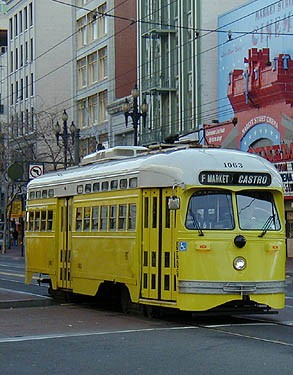
%> input picture Lab4/left.jpg, 293 x 375 px
$ octave test.m   (GNU Octave 9; MATLAB toolbox functions it lacks are replaced by stand-ins)
%> lines starting %> are read from the running program, lines starting %| are printed output that depends on the picture
### Lab4/stitch.m
function [I_s]=stitch(Ia,Ib)
Ia=im2double(Ia);
Ib=im2double(Ib);
if size(Ia,3)==3
    [fa,fb]=keypoint_matching(rgb2gray(Ia),rgb2gray(Ib));
else
    [fa,fb]=keypoint_matching(Ia,Ib);
end
[best_trans]=RANSAC(fb,fa);
Ib_t = our_imwrap(Ib,best_trans);
% find corners of image1
[h_a,w_a,~]=size(Ia);
corners_a = [0 0;0 h_a;w_a 0;w_a h_a]';
% find corners of image2
[h_b,w_b,~]=size(Ib);
corners_b = [0 0;0 h_b;w_b 0;w_b h_b]';
% find corners of transformed image2
params=best_trans;
M = [params(1), params(2); params(3), params(4)] ;
t = [params(5); params(6)];
corners_b_t = round(M * corners_b + t);
% new corners
corners_new = [corners_a corners_b_t];
x_min = min(corners_new(1,:));
x_max = max(corners_new(1,:));
y_min = min(corners_new(2,:));
y_max = max(corners_new(2,:));
% calculate the size of the new image
w_new = x_max-x_min;
h_new = y_max-y_min;
if size(Ia,3)==1
    I_s = zeros(h_new, w_new);
    for i = 1:w_new
     for j = 1:h_new
         x_a = i + x_min;
         y_a = j + y_min;
         if x_a>=1 && x_a<=w_a && y_a>=1 && y_a<=h_a
            I_s(j,i) = Ia(y_a,x_a);
         else
            xy_tmp = [i+x_min;j+y_min];
            xy_old = inv(M)*(xy_tmp-t);
            if xy_old(1)>=1 && xy_old(1)<=w_b && xy_old(2)>=1 && xy_old(2)<=h_b
                I_s(j,i) = Ib(round(xy_old(2)),round(xy_old(1)));
            end
         end
     end
    end
end
if size(Ia,3)==3
    I_s = zeros(h_new, w_new, 3);
    for i = 1:w_new
     for j = 1:h_new
         x_a = i + x_min;
         y_a = j + y_min;
         if x_a>=1 && x_a<=w_a && y_a>=1 && y_a<=h_a
            I_s(j,i,:) = Ia(y_a,x_a,:);
         else
            xy_tmp = [i+x_min;j+y_min];
            xy_old = inv(M)*(xy_tmp-t);
            if xy_old(1)>=1 && xy_old(1)<=w_b && xy_old(2)>=1 && xy_old(2)<=h_b
                I_s(j,i,:) = Ib(round(xy_old(2)),round(xy_old(1)),:);
            end
         end
     end
    end
end
end

### Lab4/keypoint_matching.m
function [fa_matches,fb_matches]=keypoint_matching(Ia,Ib)
    Ia=single(Ia);
    Ib=single(Ib);
    [fa, da] = vl_sift(Ia) ;
    [fb, db] = vl_sift(Ib) ;
    [matches, ~] = vl_ubcmatch(da, db) ;
    fa_matches = fa(:,matches(1,:));
    fb_matches = fb(:,matches(2,:));
end


### Lab4/test.m
clc;close all;
Ia=imread("left.jpg");
%> Ia is the input picture: size 375x293x3 uint8; mean R, G, B 104.9, 110.5, 97.6
Ib=imread("right.jpg");
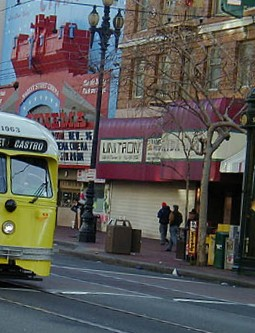
%> input picture Lab4/right.jpg, 255 x 333 px
%> Ib is the input picture: size 333x255x3 uint8; mean R, G, B 90.6, 89.1, 87.1
% [7 lines of commented-out code are left out]
I=stitch(Ia,Ib);
%> in keypoint_matching, `Ia=single(Ia);`:
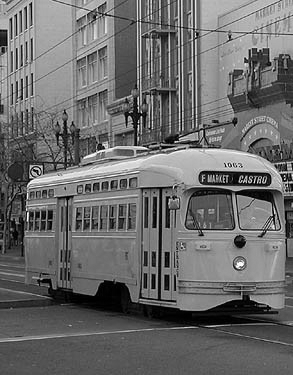
%> Ia: size 375x293 single; min 0, max 0.999, mean 0.421
%> in keypoint_matching, `Ib=single(Ib);`:
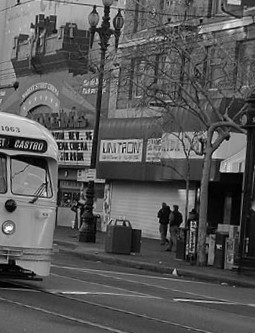
%> Ib: size 333x255 single; min 0, max 0.999, mean 0.35
%> the run ends on the next line
